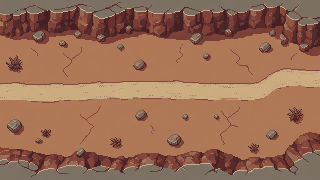
#> input picture art/field/canyon.png, 320 x 180 px
$ python sprite_quality.py ../../art/field/canyon.png
#> lines starting #> are read from the running program, lines starting #| are printed output that depends on the picture
"""Measure how a sprite is drawn, to compare ours with finished game sprites (Claude, 2026-10-12).

    python tools/art/sprite_quality.py <sprite.png> [more sprites]

Per sprite:
  colours      distinct colours
  cluster      mean size of same-colour connected regions (clean pixel art: big, even clusters)
  stray        share of pixels that match none of their four neighbours (speckle; clean art: low)
  light        brightness of top edges minus bottom edges (light from above)
  highlight    share of pixels in the brightest fifth of the sprite's own value range
  outline      share of edge pixels that are near-black
"""
import sys, colorsys
from collections import deque
import numpy as np
from PIL import Image


def measure(path):
#> called with path = '../../art/field/canyon.png'
    a = np.array(Image.open(path).convert("RGBA")).astype(int)
    if (a[..., 3] > 128).all():   # no transparency: treat the corner colour as background
        bg = (a[..., :3] == a[0, 0, :3]).all(2)
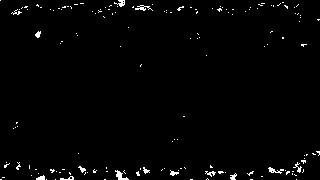
#> bg: shape (180, 320) bool; 1.6% white in thin lines or dots
        a[bg, 3] = 0
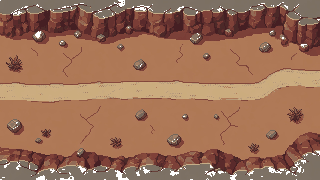
#> a: shape (180, 320, 4) int64; mean R, G, B, A 153.1, 108.3, 83.7, 251; transparent parts drawn white
    m = a[..., 3] > 128
#> m: shape (180, 320) bool; 98.4% white; black in thin lines or dots
    H, W = m.shape
#> H = 180; W = 320
    key = a[..., 0] * 65536 + a[..., 1] * 256 + a[..., 2]
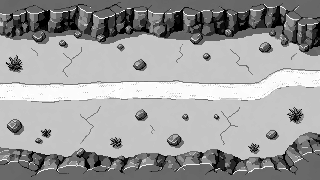
#> key: shape (180, 320) int64; min 4529955, max 13479297, mean 10060644.7; drawn with min black and max white
    cols = len(set(key[m].tolist()))
#> cols = 47
    seen = np.zeros_like(m); sizes = []
    for y in range(H):
        for x in range(W):
            if m[y, x] and not seen[y, x]:
                q = deque([(y, x)]); seen[y, x] = True; n = 0
                while q:
                    cy, cx = q.popleft(); n += 1
                    for dy, dx in ((1, 0), (-1, 0), (0, 1), (0, -1)):
                        yy, xx = cy + dy, cx + dx
                        if 0 <= yy < H and 0 <= xx < W and m[yy, xx] and not seen[yy, xx] and key[yy, xx] == key[cy, cx]:
                            seen[yy, xx] = True; q.append((yy, xx))
                sizes.append(n)
    stray = 0; edge = []; dark_edge = 0
    for y in range(H):
        for x in range(W):
            if not m[y, x]:
                continue
            nb = [(y + dy, x + dx) for dy, dx in ((1, 0), (-1, 0), (0, 1), (0, -1))]
            inside = [(yy, xx) for yy, xx in nb if 0 <= yy < H and 0 <= xx < W and m[yy, xx]]
            if inside and all(key[yy, xx] != key[y, x] for yy, xx in inside):
                stray += 1
            if len(inside) < 4:
                edge.append((y, x))
                if a[y, x, :3].sum() < 120:
                    dark_edge += 1
#> after the loop, dark_edge = 0; edge = 2220 pairs, first value 0 to 179, second value 0 to 319; stray = 7789
    v = a[..., :3].max(2) / 255.0
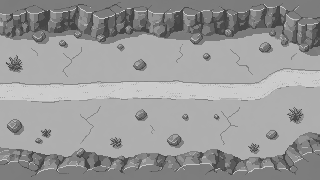
#> v: shape (180, 320) float64; min 0.271, max 0.804, mean 0.6
    lo, hi = np.percentile(v[m], 2), np.percentile(v[m], 98)
#> lo = 0.271; hi = 0.8
    highlight = ((v > hi - (hi - lo) * 0.2) & m).sum() / m.sum()
#> highlight = 0.099
    tops = [a[y, x, :3].sum() for y, x in edge if y == 0 or not m[y - 1, x]]
#> tops = 749 values, max 508 at index 331, min 135 at index 359, mean 320.8
    bots = [a[y, x, :3].sum() for y, x in edge if y == H - 1 or not m[y + 1, x]]
#> bots = 749 values, max 508 at index 230, min 135 at index 355, mean 326.7
    return dict(colours=cols, cluster=float(np.mean(sizes)), stray=stray / m.sum(),
                light=float(np.mean(tops) - np.mean(bots)) if tops and bots else 0.0,
                highlight=float(highlight), outline=dark_edge / max(len(edge), 1))


if __name__ == "__main__":
    print("%-34s %7s %8s %7s %7s %9s %8s" % ("sprite", "colours", "cluster", "stray", "light", "highlight", "outline"))
    for p in sys.argv[1:]:
        r = measure(p)
#> r = {'colours': 47, 'cluster': 4.6, 'stray': 0.137, 'light': -5.89, 'highlight': 0.099, 'outline': 0}
        print("%-34s %7d %8.1f %6.0f%% %7.0f %8.0f%% %7.0f%%" % (p.replace("\\", "/").split("/")[-1][:34], r["colours"],
              r["cluster"], 100 * r["stray"], r["light"], 100 * r["highlight"], 100 * r["outline"]))
#| canyon.png                              47      4.6     14%      -6       10%       0%
